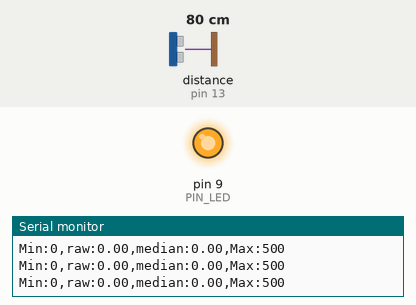
A sketch run on a simulated Arduino Uno, built with avr-gcc and run on an emulated ATmega328P. Shown: output pins drawn as LEDs (lit = HIGH), the last lines printed to the serial monitor. Wiring (inferred from the names in the program): ultrasonic range finder: trigger pin 12; echo pin 13. The test bench sets the inputs (shaded band); at power-on: distance to the obstacle (sensor on pin 13) 80 cm. The echo pulse lasts 58.3 µs per cm; pins used as bus, display or sensor lines are not drawn.

Above: at 1.2 s.
1.3 s: distance to the obstacle (sensor on pin 13) set to 18 cm
At 2.2 s:
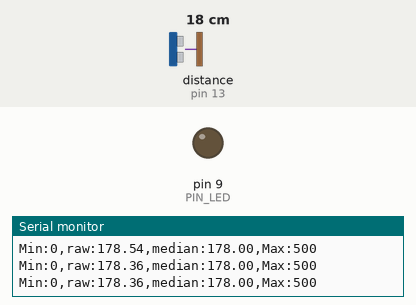
2.8 s: distance to the obstacle (sensor on pin 13) set to 2 cm
At 3.3 s:
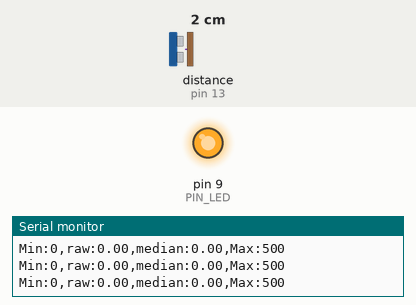
Timing chart, 0 to 5.8 s (numbered marks = the images above; inputs shaded):
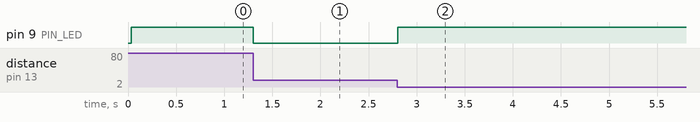

Measured:
- after the input at 1.3 s, pin 9 (PIN_LED): HIGH → LOW at once
- after the input at 2.8 s, pin 9 (PIN_LED): LOW → HIGH at once

The sketch:

09_example_1-1.ino
```cpp
// Arduino pin assignment
#define PIN_LED 9
#define PIN_TRIG 12
#define PIN_ECHO 13

// configurable parameters
#define SND_VEL 346.0 // sound velocity at 24 celsius degree (unit: m/s)
#define INTERVAL 25 // sampling interval (unit: ms)
#define _DIST_MIN 100 // minimum distance to be measured (unit: mm)
#define _DIST_MAX 300 // maximum distance to be measured (unit: mm)
#define _DIST_ALPHA 0.5 // EMA weight of new sample (range: 0 to 1). Setting this value to 1 effectively disables EMA filter.
#define MID 10

// global variables
float timeout; // unit: us
float dist_min, dist_max, dist_raw, alpha; // unit: mm
unsigned long last_sampling_time; // unit: ms
float scale; // used for pulse duration to distance conversion
float dist[MID], median[MID];
float dist_median;
int count = 0;

void setup() {
// initialize GPIO pins
  pinMode(PIN_LED,OUTPUT);
  pinMode(PIN_TRIG,OUTPUT);
  digitalWrite(PIN_TRIG, LOW);
  pinMode(PIN_ECHO,INPUT);

// initialize USS related variables
  dist_min = _DIST_MIN;
  dist_max = _DIST_MAX;
  alpha = _DIST_ALPHA;
  timeout = (INTERVAL / 2) * 1000.0; // precalculate pulseIn() timeout value. (unit: us)
  dist_raw = 0.0; // raw distance output from USS (unit: mm)
  scale = 0.001 * 0.5 * SND_VEL;


// initialize serial port
  Serial.begin(57600);

// initialize last sampling time
  last_sampling_time = 0;
}

void loop() {
// wait until next sampling time.
// millis() returns the number of milliseconds since the program started. Will overflow after 50 days.
  if(millis() < last_sampling_time + INTERVAL) return;


// get a distance reading from the USS
  dist_raw = USS_measure(PIN_TRIG,PIN_ECHO);
  dist_median = Median_Calc(dist_raw);

// output the read value to the serial port
  Serial.print("Min:0,");
  Serial.print("raw:");
  Serial.print(dist_raw);
  Serial.print(",");
  Serial.print("median:");
  Serial.print(dist_median);
//  Serial.print(map(dist_ema,0,400,100,500));
  Serial.print(",");
  Serial.println("Max:500");

// turn on the LED if the distance is between dist_min and dist_max
  if(dist_raw < dist_min || dist_raw > dist_max) {
    analogWrite(PIN_LED, 255);
  }
  else {
    analogWrite(PIN_LED, 0);
  }

// update last sampling time
  last_sampling_time += INTERVAL;
}

// get a distance reading from USS. return value is in millimeter.
float USS_measure(int TRIG, int ECHO)
{
  float reading;
  digitalWrite(TRIG, HIGH);
  delayMicroseconds(10);
  digitalWrite(TRIG, LOW);
  reading = pulseIn(ECHO, HIGH, timeout) * scale; // unit: mm
  if(reading < dist_min || reading > dist_max) reading = 0.0; // return 0 when out of range.
  return reading;
}

float Median_Calc(int raw)
{
  count = ++count%MID;
  dist[count] = raw;
  for (int i = 0; i < MID; i++) {median[i] = dist[i];}
  QuickSort (median, 0, MID-1);
  if (MID%2 == 1) {return median[(MID-1)/2];}
  else {return (median[MID/2]+median[MID/2-1])/2;}
}

void Swap(float arr[], int a, int b)
{
    int temp = arr[a];
    arr[a] = arr[b];
    arr[b] = temp;
}
int Partition(float arr[], int left, int right)
{
    float pivot = arr[left];
    int low = left + 1;
    int high = right;

    while (low <= high)
    {
        while (low <= right && pivot >= arr[low])
        {
            low++;
        }
        while (high >= (left+1)  && pivot <= arr[high])
        {
            high--;
        }
        if (low <= high)
        {
            Swap(arr, low, high);
        }
    }
    Swap(arr, left, high);
    return high;

}


void QuickSort(float arr[], int left, int right)
{
    if (left <= right)
    {
        int pivot = Partition(arr, left, right);
        QuickSort(arr, left, pivot - 1);
        QuickSort(arr, pivot + 1, right);
    }
}
```
